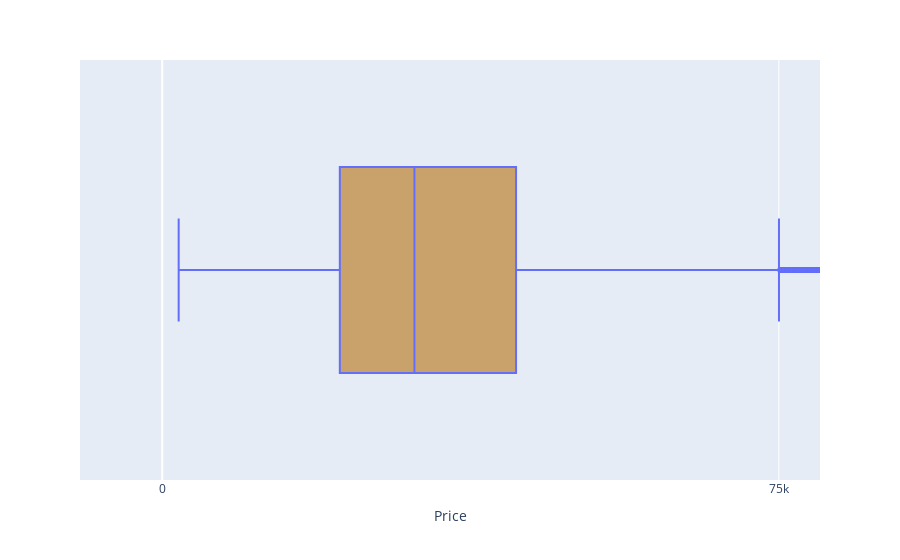

The notebook cell this image was saved under:
### Code cell
fig = px.box(df, x = df['Price'])
fig.update_traces(fillcolor = '#C9A26B')
fig.update_layout(
    xaxis=dict(
        range=[-10000, 80000],  # Setting the range to emphasize the gap between 0 and 75000
        tickmode='array',
        tickvals=[0, 75000, 400000, 2100000]  # Setting specific tick values
    )
)

### Figure 1 — Plotly figure (JSON) as saved in the notebook; plotly's stock layout.template omitted (floating-point values rounded to 4 significant figures; data arrays with more than 128 entries replaced by an {"elided": "..."} marker saying what was removed)
{"data": [{"alignmentgroup": "True", "fillcolor": "#C9A26B", "hovertemplate": "Price=%{x}<extra></extra>", "legendgroup": "", "marker": {"color": "#636efa"}, "name": "", "notched": false, "offsetgroup": "", "orientation": "h", "showlegend": false, "type": "box", "x": {"elided": "11199 int values"}, "x0": " ", "xaxis": "x", "y0": " ", "yaxis": "y"}], "layout": {"boxmode": "group", "legend": {"tracegroupgap": 0}, "margin": {"t": 60}, "xaxis": {"anchor": "y", "domain": [0, 1], "range": [-10000, 80000], "tickmode": "array", "tickvals": [0, 75000, 400000, 2100000], "title": {"text": "Price"}}, "yaxis": {"anchor": "x", "domain": [0, 1]}}}
